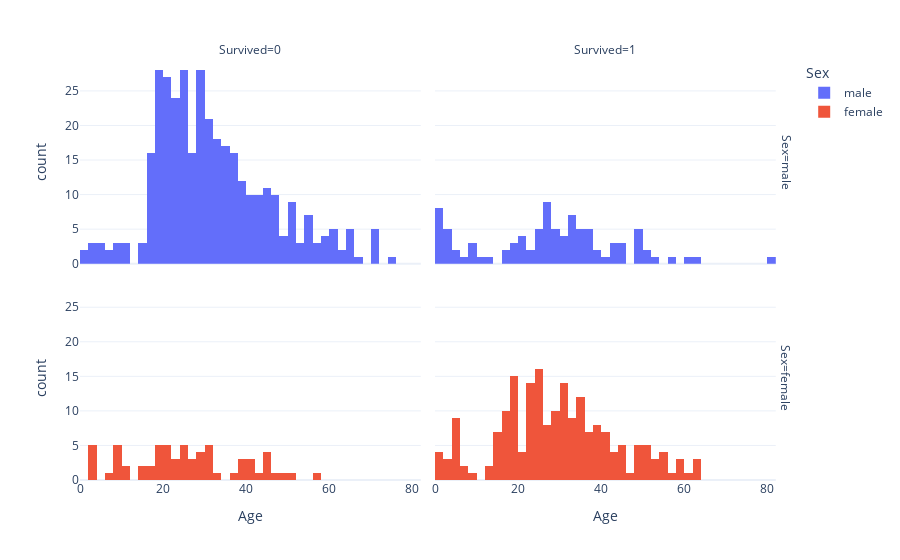

Notebook cell for this chart:
### Code cell
df.hist(
    x = 'Age',
    color = 'Sex',
    facet_col = 'Survived',
    facet_row = 'Sex'
)

### Figure 1 — Plotly figure (JSON) as saved in the notebook; plotly's stock layout.template omitted (floating-point values rounded to 4 significant figures; data arrays with more than 128 entries replaced by an {"elided": "..."} marker saying what was removed)
{"data": [{"alignmentgroup": "True", "bingroup": "x", "hovertemplate": "Sex=male<br>Survived=0<br>Age=%{x}<br>count=%{y}<extra></extra>", "legendgroup": "male", "marker": {"color": "#636efa", "pattern": {"shape": ""}}, "name": "male", "offsetgroup": "male", "orientation": "v", "showlegend": true, "type": "histogram", "x": {"elided": "468 float values"}, "xaxis": "x3", "yaxis": "y3"}, {"alignmentgroup": "True", "bingroup": "x", "hovertemplate": "Sex=male<br>Survived=1<br>Age=%{x}<br>count=%{y}<extra></extra>", "legendgroup": "male", "marker": {"color": "#636efa", "pattern": {"shape": ""}}, "name": "male", "offsetgroup": "male", "orientation": "v", "showlegend": false, "type": "histogram", "x": [null, 34, 28, null, null, null, 32, 0.83, 29, 23, null, 12, 24, 27, 9, 1, 45, 3, 18, 26, 40, 16, 38, 19, 37, 3, 25, 25, 19, 30, 42, null, null, 0.92, 45, 2, 3, 25, 36, 21, 39, 3, 44, 32, 28, null, 4, 34, 52, 49, 29, 48, 25, 9, null, 26, 29, 36, 32, null, 8, 17, 22, 32, 62, 36, 32, 60, 49, 35, 27, 42, 20, 80, 32, null, 48, 56, 50, 20, 31, 36, 27, 31, null, 35, 42, null, 48, 27, 35, null, 31, 6, 0.67, 20, 1, 11, 0.42, 27, 27, 1, null, 0.83, 32, null, 51, 4, 26], "xaxis": "x4", "yaxis": "y4"}, {"alignmentgroup": "True", "bingroup": "x", "hovertemplate": "Sex=female<br>Survived=0<br>Age=%{x}<br>count=%{y}<extra></extra>", "legendgroup": "female", "marker": {"color": "#EF553B", "pattern": {"shape": ""}}, "name": "female", "offsetgroup": "female", "orientation": "v", "showlegend": true, "type": "histogram", "x": [14, 31, 8, 18, 40, 27, 18, 16, 28, 14.5, 20, 17, 2, 47, null, 9, 45, 50, null, 24, 2, null, null, null, 25, 29, 41, null, 45, 24, 2, 26, 38, 45, 3, 31, 21, 20, null, null, 10, 28, 21, 22, null, 25, 21, null, 37, 30, 9, 11, null, 29, null, null, 39, 26, 9, 41, 2, 18, 32, 43, null, 18, 25, 48, 30.5, 57, null, 30, 18, 6, 23, 9, 44, null, 22, 39, null], "xaxis": "x", "yaxis": "y"}, {"alignmentgroup": "True", "bingroup": "x", "hovertemplate": "Sex=female<br>Survived=1<br>Age=%{x}<br>count=%{y}<extra></extra>", "legendgroup": "female", "marker": {"color": "#EF553B", "pattern": {"shape": ""}}, "name": "female", "offsetgroup": "female", "orientation": "v", "showlegend": false, "type": "histogram", "x": {"elided": "233 float values"}, "xaxis": "x2", "yaxis": "y2"}], "layout": {"annotations": [{"font": {}, "showarrow": false, "text": "Survived=0", "x": 0.24, "xanchor": "center", "xref": "paper", "y": 1, "yanchor": "bottom", "yref": "paper"}, {"font": {}, "showarrow": false, "text": "Survived=1", "x": 0.74, "xanchor": "center", "xref": "paper", "y": 1, "yanchor": "bottom", "yref": "paper"}, {"font": {}, "showarrow": false, "text": "Sex=female", "textangle": 90, "x": 0.98, "xanchor": "left", "xref": "paper", "y": 0.2425, "yanchor": "middle", "yref": "paper"}, {"font": {}, "showarrow": false, "text": "Sex=male", "textangle": 90, "x": 0.98, "xanchor": "left", "xref": "paper", "y": 0.7575, "yanchor": "middle", "yref": "paper"}], "autosize": true, "barmode": "relative", "legend": {"title": {"text": "Sex"}, "tracegroupgap": 0}, "margin": {"t": 60}, "xaxis": {"anchor": "y", "autorange": true, "domain": [0, 0.48], "range": [0, 82], "title": {"text": "Age"}, "type": "linear"}, "xaxis2": {"anchor": "y2", "autorange": true, "domain": [0.5, 0.98], "matches": "x", "range": [0, 82], "title": {"text": "Age"}, "type": "linear"}, "xaxis3": {"anchor": "y3", "autorange": true, "domain": [0, 0.48], "matches": "x", "range": [0, 82], "showticklabels": false, "type": "linear"}, "xaxis4": {"anchor": "y4", "autorange": true, "domain": [0.5, 0.98], "matches": "x", "range": [0, 82], "showticklabels": false, "type": "linear"}, "yaxis": {"anchor": "x", "autorange": true, "domain": [0, 0.485], "range": [0, 29.47], "title": {"text": "count"}}, "yaxis2": {"anchor": "x2", "autorange": true, "domain": [0, 0.485], "matches": "y", "range": [0, 29.47], "showticklabels": false}, "yaxis3": {"anchor": "x3", "autorange": true, "domain": [0.515, 1], "matches": "y", "range": [0, 29.47], "title": {"text": "count"}}, "yaxis4": {"anchor": "x4", "autorange": true, "domain": [0.515, 1], "matches": "y", "range": [0, 29.47], "showticklabels": false}}}
